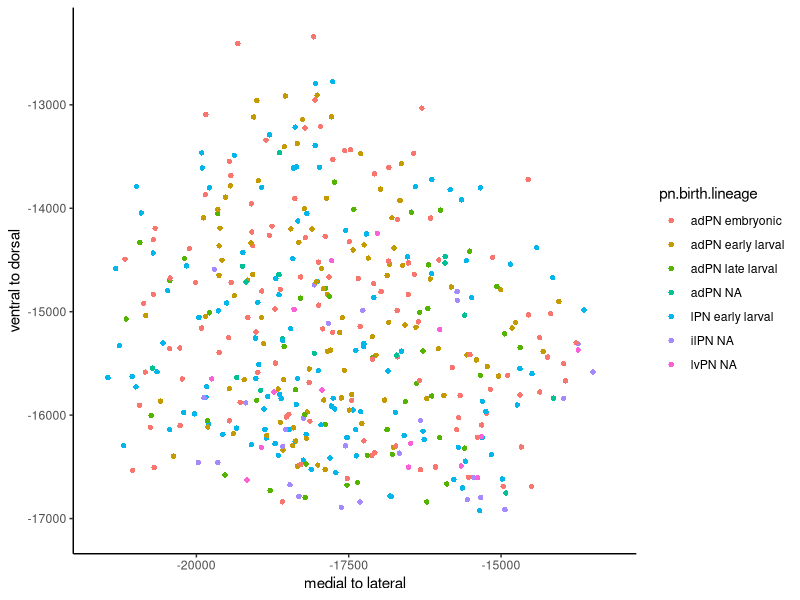
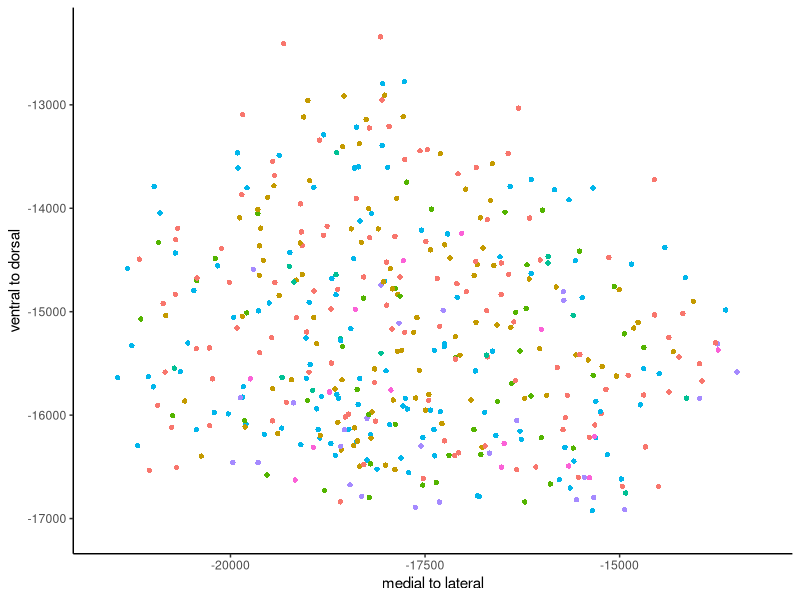
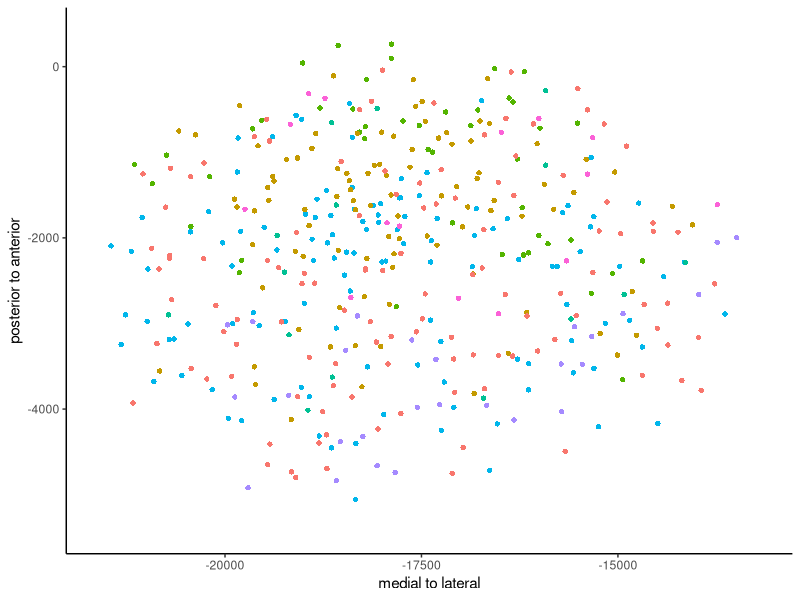
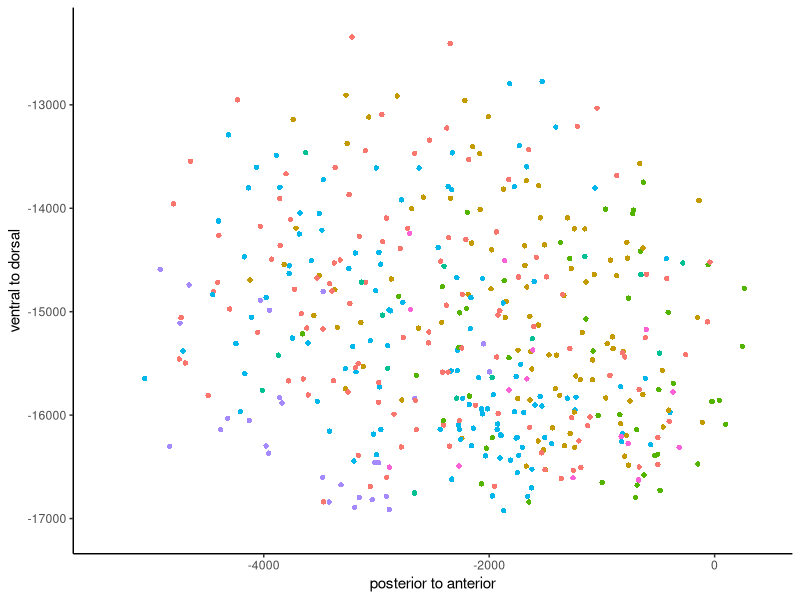
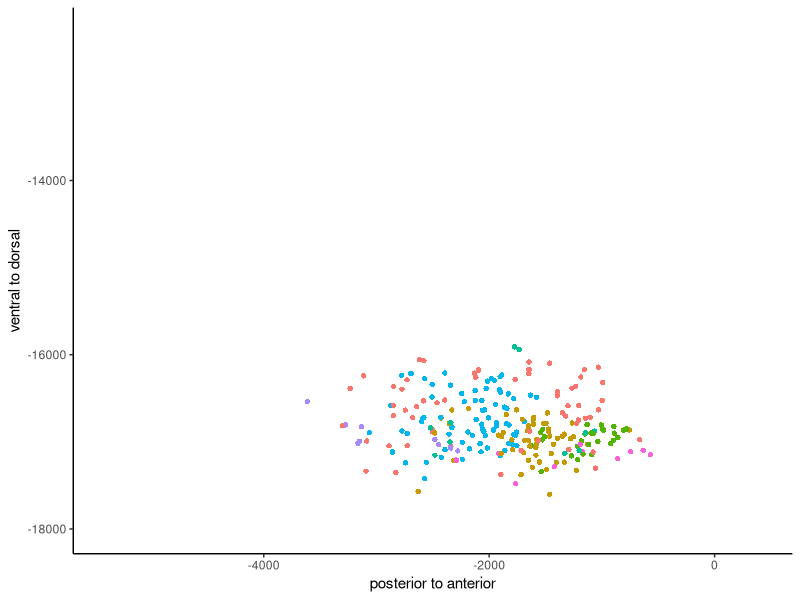
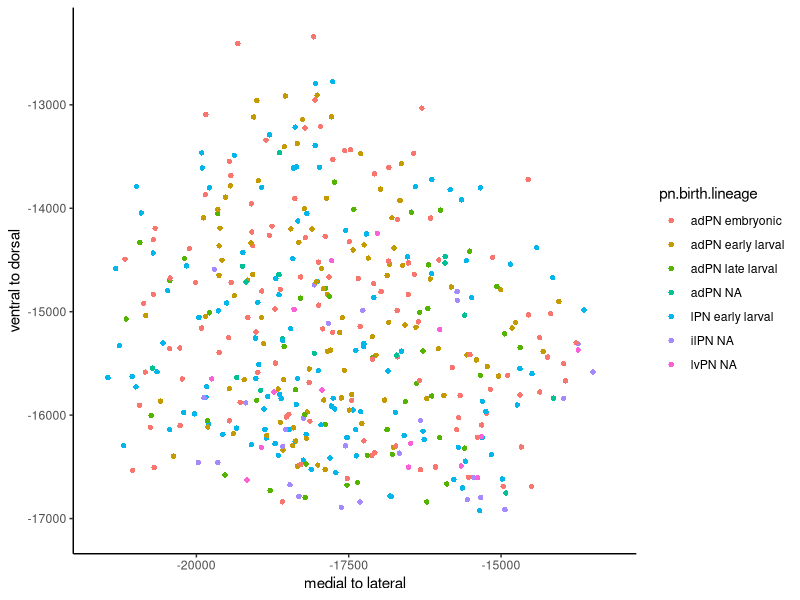
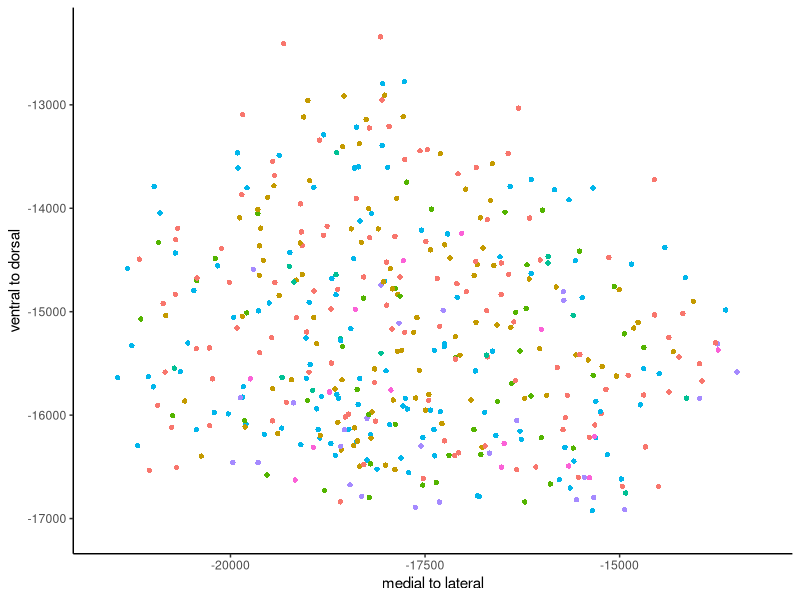
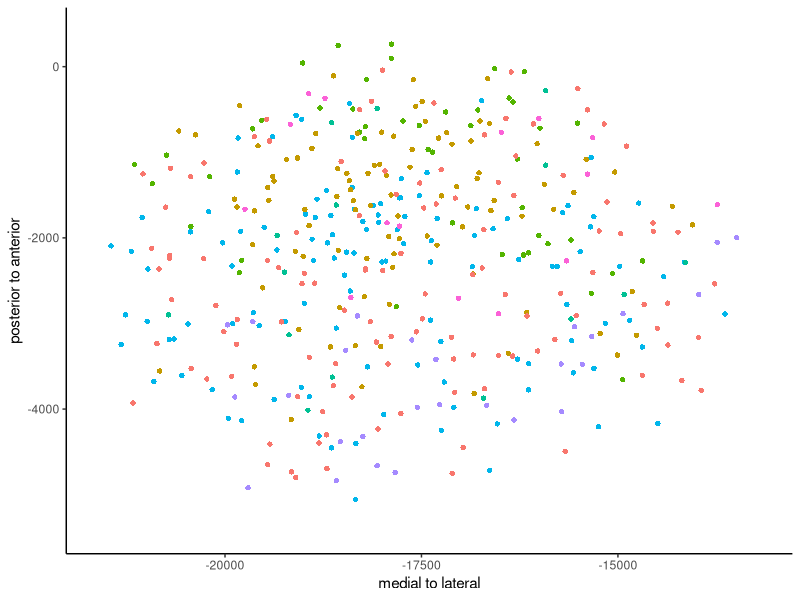

Recreate these plots in R, in order.
#PN bouton location patterns
#originally written 11/28/2023
#loading packages------
library(dplyr)
library(ggplot2)
#set working directory and load files------
setwd("C:/Users/emmamtk/Desktop/CSVs for paper")
pn.info <- read.csv('PN_info.csv')
bout.info <- read.csv('bouton_info_KCconnectivity.csv')[,1:12]
#add lineage information to bout.info
bout.info <- left_join(bout.info, pn.info[,c(1,4,6)])
#Jefferis 2007 Fig 1- boutons by NB origin and birth stage-----
#axons seperate in the iACT by birth time and lineage- embryonic vs larval and by parent NB
#add a variable that is birth time and lineage combined
bout.info$pn.birth.lineage <- paste(bout.info$pn.lineage, bout.info$birthstage, sep = ' ')
#make this variable a factor with an order
bout.info$pn.birth.lineage <- factor(bout.info$pn.birth.lineage, 
                                     levels = c('adPN embryonic','adPN early larval','adPN late larval','adPN NA',
                                                'lPN early larval', 'ilPN NA', 'lvPN NA'))
#color key
ggplot(bout.info, aes(x= center.x, y=center.z, color = pn.birth.lineage))+geom_point(shape = 16)+
  theme_classic()+xlab('medial to lateral')+ylab('ventral to dorsal')+
  xlim(-21600,-13200)+ylim(-17100,-12300)
ggsave('olfactorybouton_bybirthlineage_ml_dv_colorkey.pdf',
       width = 6, height = 6,units = 'in')
#ml dv 
ggplot(bout.info, aes(x= center.x, y=center.z, color = pn.birth.lineage))+geom_point(shape = 16)+
  theme_classic()+theme(legend.position = '')+xlab('medial to lateral')+ylab('ventral to dorsal')+
  xlim(-21600,-13200)+ylim(-17100,-12300)
ggsave('olfactorybouton_bybirthlineage_ml_dv.pdf',
       width = 6, height = 6,units = 'in')
#ml ap
ggplot(bout.info, aes(x= center.x, y=center.y, color = pn.birth.lineage))+geom_point(shape = 16)+
  theme_classic()+theme(legend.position = '')+xlab('medial to lateral')+ylab('posterior to anterior')+
  xlim(-21600,-13200)+ylim(-5400,400)
ggsave('olfactorybouton_bybirthlineage_ml_ap.pdf',
       width = 6, height = 6,units = 'in')
#ap dv
ggplot(bout.info, aes(x= center.y, y=center.z, color = pn.birth.lineage))+geom_point(shape = 16)+
  theme_classic()+theme(legend.position = '')+xlab('posterior to anterior')+ylab('ventral to dorsal')+
  xlim(-5400,400)+ylim(-17100,-12300)
ggsave('olfactorybouton_bybirthlineage_ap_dv.pdf',
       width = 6, height = 6,units = 'in')

#histogram of boutons x coordinate (medial to lateral)
#set y min and max based on the tallest histogram so that all histograms for all axes could be on the same axes
ymin <- 0
ymax <- 30
#set bin minimum and maximum values based on minimum and maximum values for bouton x coordinates
min(bout.info$center.x)
bmin <- -21600
max(bout.info$center.x)
bmax <- -13200
#plots histogram of bouton x coordinates separating by birthstage and lineage
birthlin <- levels(bout.info$pn.birth.lineage)
for(i in birthlin){
  ggplot(filter(bout.info, pn.birth.lineage == i), aes(x= center.x))+
    stat_bin(geom = 'step', breaks = seq(bmin,bmax,100))+
    geom_vline(xintercept = median(filter(bout.info, pn.birth.lineage == i)$center.x))+
    theme_classic()+ylim(ymin,ymax)+xlab(paste(i,'x location'))
  
  ggsave(paste(i,'_xlocation.pdf', sep = ''),
         width = 6, height = 3,units = 'in')
}
#histogram of bouton centers y coordinates (anterior to posterior)
#set bin minimum and maximum values based on minimum and maximum values for claw center y coordinates
min(bout.info$center.y)
bmin <- -5400
max(bout.info$center.y)
bmax <- 400

#plots histogram of bouton y coordinates separating by birthstage and lineage
for(i in birthlin){
  ggplot(filter(bout.info, pn.birth.lineage == i), aes(x= center.y))+
    stat_bin(geom = 'step', breaks = seq(bmin,bmax,100))+
    geom_vline(xintercept = median(filter(bout.info, pn.birth.lineage == i)$center.y))+
    theme_classic()+ylim(ymin,ymax)+xlab(paste(i,'y location'))
  
  ggsave(paste(i,'_ylocation.pdf', sep = ''),
         width = 6, height = 3,units = 'in')
}
#histogram of bouton center z coordinates (dorsal to ventral)
#set bin minimum and maximum values based on minimum and maximum values for claw center z coordinates
min(bout.info$center.z)
bmin <- -17100
max(bout.info$center.z)
bmax <- -12300
#plots histogram of bouton z coordinates separating by birthstage and lineage
for(i in birthlin){
  ggplot(filter(bout.info, pn.birth.lineage == i), aes(x= center.z))+
    stat_bin(geom = 'step', breaks = seq(bmin,bmax,100))+
    geom_vline(xintercept = median(filter(bout.info, pn.birth.lineage == i)$center.z))+
    theme_classic()+ylim(ymin,ymax)+xlab(paste(i,'z location'))
  
  ggsave(paste(i,'_zlocation.pdf', sep = ''),
         width = 6, height = 3,units = 'in')
}


#make branch point dataframe-----
bp.info <- unique(bout.info[,c(2,3,9:15)])
#plot locations of PN branch points ap dv
ggplot(bp.info, aes(x= bp.y, y=bp.z, color = pn.birth.lineage))+geom_point(shape = 16)+
  theme_classic()+theme(legend.position = '')+xlab('posterior to anterior')+ylab('ventral to dorsal')+
  xlim(-5400,400)+ylim(-18000,-12300)
ggsave('branchpoint_bybirthlineage_ap_dv.pdf',
       width = 6, height = 6,units = 'in')
#plots histogram of bouton y coordinates separating by birthstage and lineage
for(i in birthlin){
  ggplot(filter(bp.info, pn.birth.lineage == i), aes(x= bp.y))+
    stat_bin(geom = 'step', breaks = seq(bmin,bmax,100))+
    geom_vline(xintercept = median(filter(bp.info, pn.birth.lineage == i)$bp.y))+
    theme_classic()+ylim(ymin,ymax)+xlab(paste(i,'y location'))
  
  ggsave(paste(i,'_ylocation_bp.pdf', sep = ''),
         width = 6, height = 3,units = 'in')
}
